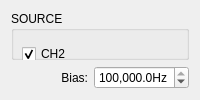
                <widget class="QWidget" name="FM">
                 <attribute name="title">
                  <string>FM</string>
                 </attribute>
                 <layout class="QGridLayout" name="gridLayout_15">
                  <item row="0" column="0" colspan="2">
                   <widget class="QGroupBox" name="MODULATION_FM_SOURCE">
                    <property name="font">
                     <font>
                      <bold>false</bold>
                     </font>
                    </property>
                    <property name="title">
                     <string>SOURCE</string>
                    </property>
                    <widget class="QCheckBox" name="MODULATION_FM_CH2">
                     <property name="geometry">
                      <rect>
                       <x>11</x>
                       <y>31</y>
                       <width>55</width>
                       <height>24</height>
                      </rect>
                     </property>
                     <property name="font">
                      <font>
                       <bold>false</bold>
                      </font>
                     </property>
                     <property name="text">
                      <string>CH2</string>
                     </property>
                     <property name="checked">
                      <bool>true</bool>
                     </property>
                     <property name="autoExclusive">
                      <bool>true</bool>
                     </property>
                    </widget>
                    <widget class="QCheckBox" name="MODULATION_FM_VCO_IN">
                     <property name="geometry">
                      <rect>
                       <x>189</x>
                       <y>31</y>
                       <width>114</width>
                       <height>24</height>
                      </rect>
                     </property>
                     <property name="font">
                      <font>
                       <bold>false</bold>
                      </font>
                     </property>
                     <property name="text">
                      <string>Ext. (VCO-IN)</string>
                     </property>
                     <property name="autoExclusive">
                      <bool>true</bool>
                     </property>
                    </widget>
                   </widget>
                  </item>
                  <item row="1" column="0">
                   <widget class="QLabel" name="label_13">
                    <property name="text">
                     <string>Bias:</string>
                    </property>
                    <property name="alignment">
                     <set>Qt::AlignmentFlag::AlignRight|Qt::AlignmentFlag::AlignTrailing|Qt::AlignmentFlag::AlignVCenter</set>
                    </property>
                   </widget>
                  </item>
                  <item row="1" column="1">
                   <widget class="QDoubleSpinBox" name="MODULATION_FM_FREQUENCY_OFFSET">
                    <property name="showGroupSeparator" stdset="0">
                     <bool>true</bool>
                    </property>
                    <property name="suffix">
                     <string>Hz</string>
                    </property>
                    <property name="decimals">
                     <number>1</number>
                    </property>
                    <property name="minimum">
                     <double>0.000000000000000</double>
                    </property>
                    <property name="maximum">
                     <double>100000000000.000000000000000</double>
                    </property>
                    <property name="value">
                     <double>100000.000000000000000</double>
                    </property>
                   </widget>
                  </item>
                 </layout>
                </widget>
